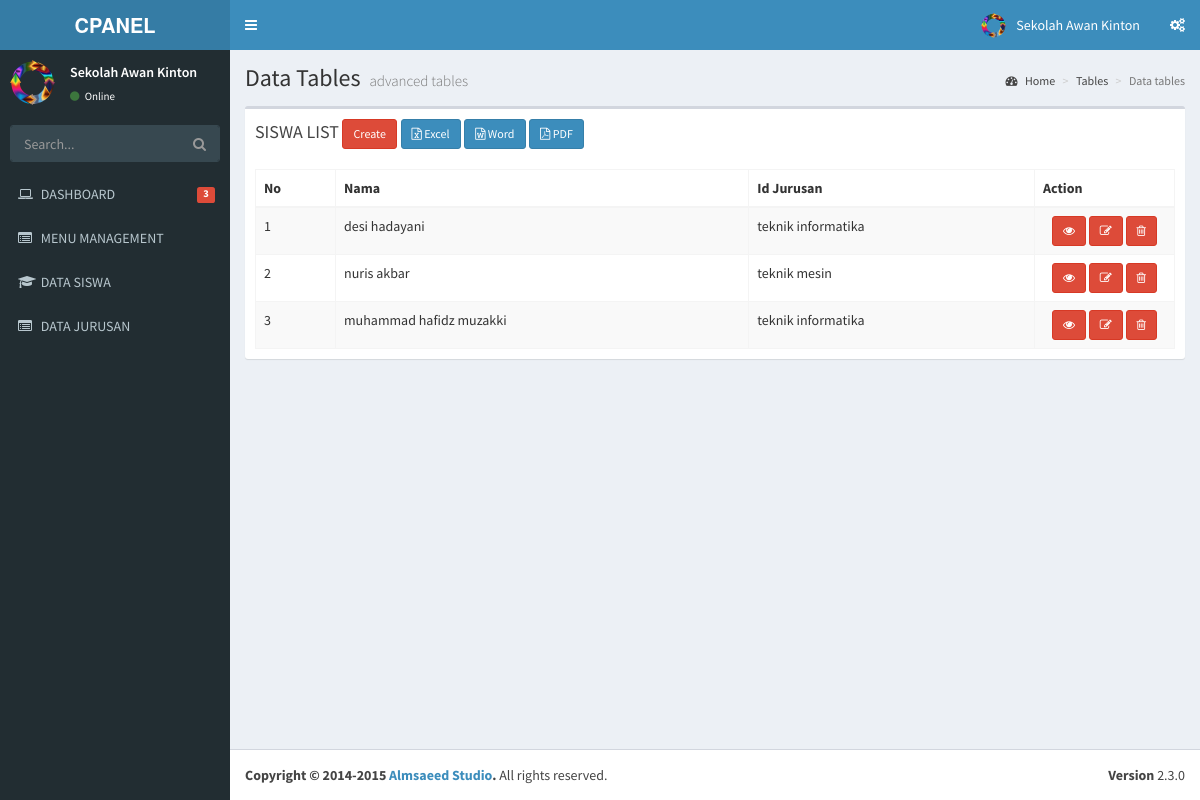
Before: /index.php/siswa with the older database file.
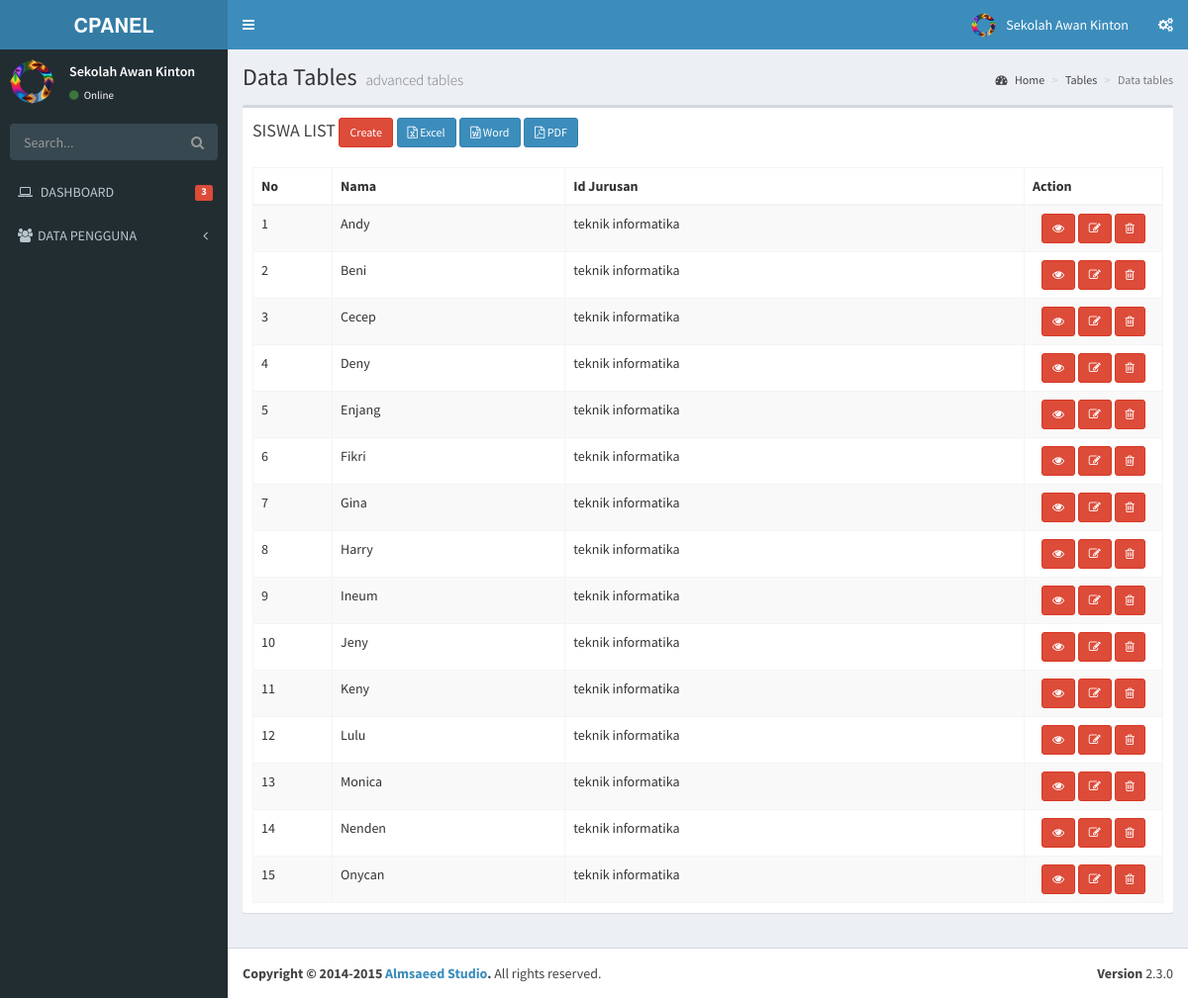
After: the same page with the newer database file.
### tables this page shows
CREATE TABLE `menu` (
  `id` int(11) NOT NULL,
  `name` varchar(50) NOT NULL,
  `link` varchar(50) NOT NULL,
  `icon` varchar(30) NOT NULL,
  `is_active` int(1) NOT NULL,
  `is_parent` int(1) NOT NULL
);

CREATE TABLE `siswa` (
  `id` int(11) NOT NULL,
  `nama` varchar(50) NOT NULL,
  `id_jurusan` int(11) NOT NULL
);

CREATE TABLE `jurusan` (
  `id_jurusan` int(11) NOT NULL,
  `jurusan` varchar(20) NOT NULL
);

### application/libraries/Template.php (called while the page is built)
<?php if ( ! defined('BASEPATH')) exit('No direct script access allowed');
class Template {
		var $template_data = array();
		function set($name, $value)
		{
			$this->template_data[$name] = $value;
		}
		function load($template = '', $view = '' , $view_data = array(), $return = FALSE)
		{
			$this->CI =& get_instance();
			$this->set('contents', $this->CI->load->view($view, $view_data, TRUE));
			return $this->CI->load->view($template, $this->template_data, $return);
		}
}

### application/controllers/Siswa.php (called while the page is built, shortened)
<?php
class Siswa extends CI_Controller
{
    public function index()
    {
        $siswa = $this->Siswa_model->get_all_query();
        $data = array(
            'siswa_data' => $siswa
        );
        $this->template->load('template','siswa_list', $data);
    }
}

### index.php (called while the page is built, shortened)
<?php
require_once BASEPATH.'core/CodeIgniter.php';

### application/models/Siswa_model.php (called while the page is built, shortened)
<?php
class Siswa_model extends CI_Model
{
    function get_all_query(){
        $sql = "SELECT s.id,s.nama,j.jurusan
                FROM siswa as s, jurusan as j
                WHERE s.id_jurusan=j.id_jurusan";
        return $this->db->query($sql)->result();
    }
}

### application/views/siswa_list.php (the view, shortened to what the changed rows need)
     <section class='content'>
       <div class='row'>
         <div class='col-xs-12'>
           <div class='box'>
             <div class='box-body'>
     <table class="table table-bordered table-striped" id="mytable">
         <thead>
             <tr>
                 <th width="80px">No</th>
   <th>Nama</th>
   <th>Id Jurusan</th>
   <th>Action</th>
             </tr>
         </thead>
  <tbody>
         <?php
         $start = 0;
         foreach ($siswa_data as $siswa)
         {
             ?>
             <tr>
   <td><?php echo ++$start ?></td>
   <td><?php echo $siswa->nama ?></td>
   <td><?php echo $siswa->jurusan ?></td>
   <td style="text-align:center" width="140px">
<?php
echo anchor(site_url('siswa/read/'.$siswa->id),'<i class="fa fa-eye"></i>',array('title'=>'detail','class'=>'btn btn-danger btn-sm'));
echo anchor(site_url('siswa/update/'.$siswa->id),'<i class="fa fa-pencil-square-o"></i>',array('title'=>'edit','class'=>'btn btn-danger btn-sm'));
echo anchor(site_url('siswa/delete/'.$siswa->id),'<i class="fa fa-trash-o"></i>','title="delete" class="btn btn-danger btn-sm" onclick="javasciprt: return confirm(\'Are You Sure ?\')"');
?>
   </td>
      </tr>
             <?php
         }
         ?>
         </tbody>
     </table>
                 </div>
           </div>
         </div>
       </div>
     </section>

### application/views/template.php (shortened to what the changed rows need)
<!DOCTYPE html>
<html>
    <head>
        <link rel="stylesheet" href="<?php echo base_url() ?>template/bootstrap/css/bootstrap.min.css">
        <link rel="stylesheet" href="<?php echo base_url() ?>template/font-awesome-4.4.0/css/font-awesome.min.css">
        <link rel="stylesheet" href="<?php echo base_url() ?>template/ionicons-2.0.1/css/ionicons.min.css">
        <link rel="stylesheet" href="<?php echo base_url() ?>template/plugins/datatables/dataTables.bootstrap.css">
        <link rel="stylesheet" href="<?php echo base_url() ?>template/dist/css/AdminLTE.min.css">
        <link rel="stylesheet" href="<?php echo base_url() ?>template/dist/css/skins/_all-skins.min.css">
    </head>
    <body class="hold-transition skin-blue sidebar-mini">
        <div class="wrapper">
            <aside class="main-sidebar">
                <section class="sidebar">
                    <ul class="sidebar-menu">
                        <?php
                        $menu = $this->db->get_where('menu', array('is_parent' => 0,'is_active'=>1));
                        foreach ($menu->result() as $m) {
                            $submenu = $this->db->get_where('menu',array('is_parent'=>$m->id,'is_active'=>1));
                            if($submenu->num_rows()>0){
                                echo "<li class='treeview'>
                                    ".anchor('#',  "<i class='$m->icon'></i>".strtoupper($m->name).' <i class="fa fa-angle-left pull-right"></i>')."
                                        <ul class='treeview-menu'>";
                                   echo"</ul>
                                    </li>";
                            }else{
                                echo "<li>" . anchor($m->link, "<i class='$m->icon'></i> <span>" . strtoupper($m->name)) . "</span></li>";
                            }
                        }
                        ?>
                    </ul>
                </section>
            </aside>
            <div class="content-wrapper">
                <section class="content-header">
                    <h1>
                        Data Tables
                        <small>advanced tables</small>
                    </h1>
                </section>
                <?php
                echo $contents;
                ?>
            </div>
        </div>
    </body>
</html>

Changed rows visible on the page:
removed menu: link+icon+name "MENU MANAGEMENT"
removed menu: link+icon+name "DATA SISWA"
removed menu: link+icon+name "DATA JURUSAN"
added menu: icon+name "DATA PENGGUNA"
changed siswa: nama "desi hadayani" → "Andy"
changed siswa: nama "nuris akbar" → "Beni"; id_jurusan.jurusan "teknik mesin" → "teknik informatika"
changed siswa: nama "muhammad hafidz muzakki" → "Cecep"
added siswa: nama "Deny", id_jurusan.jurusan "teknik informatika"
added siswa: nama "Enjang", id_jurusan.jurusan "teknik informatika"
added siswa: nama "Fikri", id_jurusan.jurusan "teknik informatika"
added siswa: nama "Gina", id_jurusan.jurusan "teknik informatika"
added siswa: nama "Harry", id_jurusan.jurusan "teknik informatika"
added siswa: nama "Ineum", id_jurusan.jurusan "teknik informatika"
added siswa: nama "Jeny", id_jurusan.jurusan "teknik informatika"
added siswa: nama "Keny", id_jurusan.jurusan "teknik informatika"
added siswa: nama "Lulu", id_jurusan.jurusan "teknik informatika"
added siswa: nama "Monica", id_jurusan.jurusan "teknik informatika"
added siswa: nama "Nenden", id_jurusan.jurusan "teknik informatika"
added siswa: nama "Onycan", id_jurusan.jurusan "teknik informatika"
